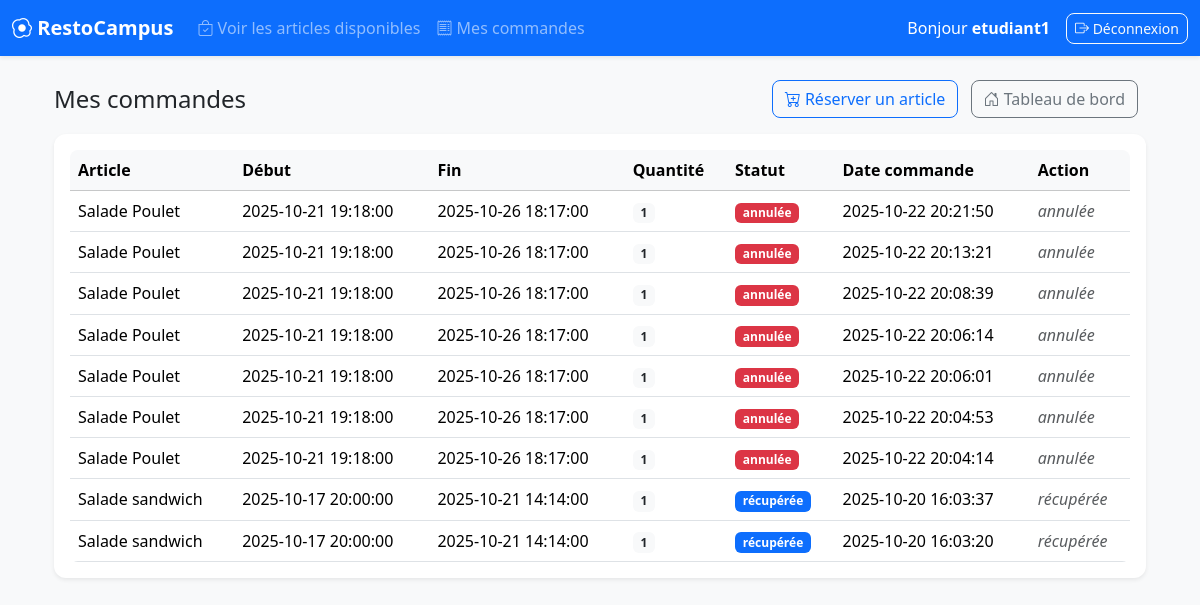
The app's page /restocampus/index.php?action=mesCommandes (signed in), older data.
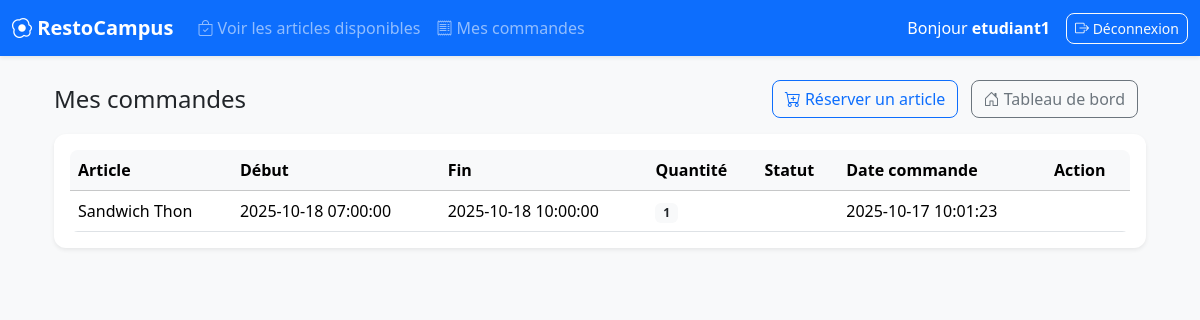
The same page, newer data.
### tables this page shows
CREATE TABLE `commande` (
  `idCommande` int(11) NOT NULL,
  `idUtilisateur` int(11) NOT NULL,
  `idDispo` int(11) NOT NULL,
  `quantite` int(11) NOT NULL DEFAULT '1',
  `statut` enum('r?serv','r?cup?r','annul') NOT NULL DEFAULT 'r?serv',
  `dateCommande` datetime NOT NULL DEFAULT CURRENT_TIMESTAMP
);

CREATE TABLE `article` (
  `idArticle` int(11) NOT NULL,
  `nom` varchar(100) NOT NULL,
  `description` text
);

CREATE TABLE `articledisponible` (
  `idDispo` int(11) NOT NULL,
  `idArticle` int(11) NOT NULL,
  `dateHeureDebut` datetime NOT NULL,
  `dateHeureFin` datetime NOT NULL,
  `quantiteMax` int(11) NOT NULL
);

### restocampus/controllers/CommandeController.php (called while the page is built, shortened)
<?php
require_once "models/CommandeModel.php";
class CommandeController {
    private $model;
    public function __construct() {
        $this->model = new CommandeModel();
    }
    public function mesCommandes() {
        $idUtilisateur = $_SESSION['idUtilisateur'] ?? null;
        $commandes = $this->model->getMesCommandes($idUtilisateur);
        require "views/commande/myorders.php";
    }
}

### restocampus/config/Db.php (called while the page is built)
<?php
class Db {
    private static $instance = null;
    private $pdo;
    private function __construct() {
        try {
            $this->pdo = new PDO(
                "mysql:host=localhost;dbname=restocampus;charset=utf8",
                "root",
                "root"
            );
            $this->pdo->setAttribute(PDO::ATTR_ERRMODE, PDO::ERRMODE_EXCEPTION);
        } catch (PDOException $e) {
            die("Erreur de connexion à la base : " . $e->getMessage());
        }
    }
    public static function getInstance() {
        if (!self::$instance) {
            self::$instance = new Db();
        }
        return self::$instance;
    }
    public function getConnection() {
        return $this->pdo;
    }
}

### restocampus/models/CommandeModel.php (called while the page is built, shortened)
<?php
require_once "config/Db.php";
class CommandeModel {
    private $pdo;
    public function __construct() {
        $this->pdo = Db::getInstance()->getConnection();
        $this->pdo->setAttribute(PDO::ATTR_ERRMODE, PDO::ERRMODE_EXCEPTION);
    }
    public function getMesCommandes(int $idUtilisateur): array {
        $stmt = $this->pdo->prepare("
            SELECT c.idCommande, a.nom AS article, ad.dateHeureDebut, ad.dateHeureFin, c.quantite, c.statut, c.dateCommande
            FROM commande c
            JOIN articleDisponible ad ON c.idDispo = ad.idDispo
            JOIN article a ON ad.idArticle = a.idArticle
            WHERE c.idUtilisateur = :idUtilisateur
            ORDER BY c.dateCommande DESC
        ");
        $stmt->execute(['idUtilisateur' => $idUtilisateur]);
        return $stmt->fetchAll(PDO::FETCH_ASSOC);
    }
}

### restocampus/views/commande/myorders.php (the view, shortened to what the changed rows need)
<?php include('views/layout/header.php'); ?>
<div class="container my-4">
  <div class="d-flex justify-content-between align-items-center mb-3">
    <h2 class="h4 mb-0">Mes commandes</h2>
  </div>
  <?php if (empty($commandes)): ?>
    <div class="alert alert-light text-center border">
      <p class="mb-0">Vous n'avez pas encore effectué de commande.</p>
    </div>
  <?php else: ?>
    <div class="card shadow-sm border-0">
      <div class="card-body p-3">
        <div class="table-responsive">
          <table class="table table-hover align-middle mb-0">
            <thead class="table-light">
              <tr>
                <th>Article</th>
                <th>Début</th>
                <th>Fin</th>
                <th>Quantité</th>
                <th>Statut</th>
                <th>Date commande</th>
                <th>Action</th>
              </tr>
            </thead>
            <tbody>
              <?php foreach ($commandes as $c):
                $statut = $c['statut'];
              ?>
                <tr class="<?= $statut === 'annulée' ? 'text-muted' : '' ?>">
                  <td><?= htmlspecialchars($c['article']) ?></td>
                  <td><?= htmlspecialchars($c['dateHeureDebut']) ?></td>
                  <td><?= htmlspecialchars($c['dateHeureFin']) ?></td>
                  <td><span class="badge bg-light text-dark"><?= (int)$c['quantite'] ?></span></td>
                  <td>
                    <?php if ($statut === 'réservée'): ?>
                      <span class="badge bg-success"><?= htmlspecialchars($statut) ?></span>
                    <?php elseif ($statut === 'récupérée'): ?>
                      <span class="badge bg-primary"><?= htmlspecialchars($statut) ?></span>
                    <?php else: ?>
                      <span class="badge bg-danger"><?= htmlspecialchars($statut) ?></span>
                    <?php endif; ?>
                  </td>
                  <td><?= htmlspecialchars($c['dateCommande']) ?></td>
                  <td>
                    <?php if ($statut === 'réservée'): ?>
                      <form method="post" action="index.php?action=annuler"
                            onsubmit="return confirm('Annuler la commande #<?= (int)$c['idCommande'] ?> ?');">
                        <input type="hidden" name="idCommande" value="<?= (int)$c['idCommande'] ?>">
                        <button type="submit" class="btn btn-sm btn-outline-danger">
                          <i class="bi bi-x-circle"></i> Annuler
                        </button>
                      </form>
                    <?php else: ?>
                      <span class="text-muted fst-italic"><?= htmlspecialchars($statut) ?></span>
                    <?php endif; ?>
                  </td>
                </tr>
              <?php endforeach; ?>
            </tbody>
          </table>
        </div>
      </div>
    </div>
  <?php endif; ?>
</div>

Row changes from the older to the newer data that the page shows:
removed commande: article.nom "Salade Poulet", idDispo.dateHeureDebut "2025-10-21 19:18:00", idDispo.dateHeureFin "2025-10-26 18:17:00", quantite "1", statut "annulée", dateCommande "2025-10-22 20:21:50"
removed commande: article.nom "Salade Poulet", idDispo.dateHeureDebut "2025-10-21 19:18:00", idDispo.dateHeureFin "2025-10-26 18:17:00", quantite "1", statut "annulée", dateCommande "2025-10-22 20:13:21"
removed commande: article.nom "Salade Poulet", idDispo.dateHeureDebut "2025-10-21 19:18:00", idDispo.dateHeureFin "2025-10-26 18:17:00", quantite "1", statut "annulée", dateCommande "2025-10-22 20:08:39"
removed commande: article.nom "Salade Poulet", idDispo.dateHeureDebut "2025-10-21 19:18:00", idDispo.dateHeureFin "2025-10-26 18:17:00", quantite "1", statut "annulée", dateCommande "2025-10-22 20:06:14"
removed commande: article.nom "Salade Poulet", idDispo.dateHeureDebut "2025-10-21 19:18:00", idDispo.dateHeureFin "2025-10-26 18:17:00", quantite "1", statut "annulée", dateCommande "2025-10-22 20:06:01"
removed commande: article.nom "Salade Poulet", idDispo.dateHeureDebut "2025-10-21 19:18:00", idDispo.dateHeureFin "2025-10-26 18:17:00", quantite "1", statut "annulée", dateCommande "2025-10-22 20:04:53"
removed commande: article.nom "Salade Poulet", idDispo.dateHeureDebut "2025-10-21 19:18:00", idDispo.dateHeureFin "2025-10-26 18:17:00", quantite "1", statut "annulée", dateCommande "2025-10-22 20:04:14"
removed commande: article.nom "Salade sandwich", idDispo.dateHeureDebut "2025-10-17 20:00:00", idDispo.dateHeureFin "2025-10-21 14:14:00", quantite "1", statut "récupérée", dateCommande "2025-10-20 16:03:37"
changed commande: article.nom "Salade sandwich" → "Sandwich Thon"; idDispo.dateHeureDebut "2025-10-17 20:00:00" → "2025-10-18 07:00:00"; idDispo.dateHeureFin "2025-10-21 14:14:00" → "2025-10-18 10:00:00"; dateCommande "2025-10-20 16:03:20" → "2025-10-17 10:01:23"; statut "récupérée" → (not shown)
